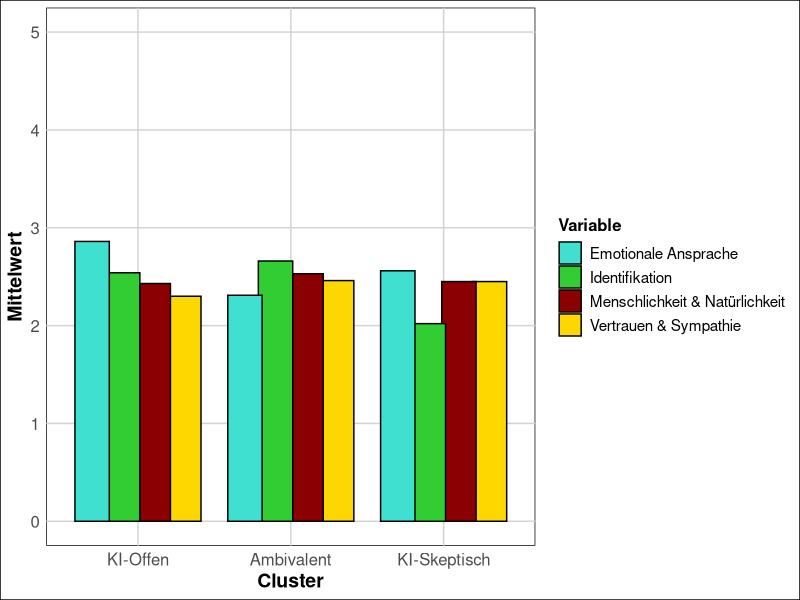

Generate this figure with R:
# =============================================================================
# CLUSTER MITTELWERTE KI-STYLE - KORREKTE DATEN
# =============================================================================

library(dplyr)
library(ggplot2)

cat("================================================================================\n")
cat("CLUSTER MITTELWERTE KI-STYLE - KORREKTE DATEN\n")
cat("================================================================================\n")

# Load real data (Bereinigte Daten von WhatsApp Business.csv)
cat("Lade Bereinigte Daten von WhatsApp Business.csv...\n")
data <- read.delim("organized/data/Bereinigte Daten von WhatsApp Business.csv", 
                   fileEncoding = "UTF-16LE", stringsAsFactors = FALSE)

cat("Daten erfolgreich geladen\n")
cat("Anzahl Zeilen:", nrow(data), "\n")
cat("Anzahl Spalten:", ncol(data), "\n")

# Filter data (FINISHED=1 and AB01=1 for KI group only)
data_processed <- data %>%
  filter(FINISHED == 1, AB01 == 1)

cat("Daten gefiltert (KI-Gruppe)\n")
cat("Anzahl KI-Fälle:", nrow(data_processed), "\n")

# Calculate composite scores for KI group
cat("\n=== COMPOSITE SCORES BERECHNUNG ===\n")

# MN composite
mn_cols <- c("MN01_01", "MN01_02", "MN01_03", "MN01_04", "MN01_05", "MN01_06", "MN01_07")
mn_score <- rowMeans(data_processed[, mn_cols], na.rm = TRUE)

# VS composite
vs_cols <- c("VS01_01", "VS01_02", "VS01_03", "VS01_04", "VS01_05", "VS01_06", "VS01_07", "VS01_08")
vs_score <- rowMeans(data_processed[, vs_cols], na.rm = TRUE)

# EA composite
ea_cols <- c("EA01_01", "EA01_02", "EA01_03", "EA01_04", "EA01_05")
ea_score <- rowMeans(data_processed[, ea_cols], na.rm = TRUE)

# ID composite
id_cols <- c("ID01_01", "ID01_02", "ID01_03", "ID01_04")
id_score <- rowMeans(data_processed[, id_cols], na.rm = TRUE)

cat("✓ Composite Scores berechnet\n")

# Create clustering data
cluster_data <- data.frame(
  VS = vs_score,
  MN = mn_score,
  ID = id_score,
  EA = ea_score
)

# Perform k-means clustering
cat("\n=== K-MEANS CLUSTERING ===\n")
set.seed(123)  # For reproducibility
kmeans_result <- kmeans(cluster_data, centers = 3, nstart = 25)
clusters <- kmeans_result$cluster

cat("✓ Clustering durchgeführt\n")
cat("Cluster-Verteilung:\n")
print(table(clusters))

# Calculate cluster means
cat("\n=== CLUSTER-MITTELWERTE ===\n")

cluster_means <- data.frame(
  Cluster = paste("Cluster", 1:3),
  n = as.numeric(table(clusters)),
  VS = round(tapply(vs_score, clusters, mean), 2),
  MN = round(tapply(mn_score, clusters, mean), 2),
  ID = round(tapply(id_score, clusters, mean), 2),
  EA = round(tapply(ea_score, clusters, mean), 2)
)

cat("Berechnete Cluster-Mittelwerte:\n")
print(cluster_means)

# Assign meaningful cluster names (logical approach based on actual values)
cat("\n=== CLUSTER-NAMEN ZUORDNUNG ===\n")

# Calculate overall mean for each cluster
cluster_means_raw <- data.frame(
  Cluster_Number = 1:3,
  n = as.numeric(table(clusters)),
  VS = round(tapply(vs_score, clusters, mean), 2),
  MN = round(tapply(mn_score, clusters, mean), 2),
  ID = round(tapply(id_score, clusters, mean), 2),
  EA = round(tapply(ea_score, clusters, mean), 2)
)

cluster_means_raw$overall_mean <- (cluster_means_raw$VS + cluster_means_raw$MN + 
                                   cluster_means_raw$ID + cluster_means_raw$EA) / 4

# Sort clusters by overall mean (highest to lowest)
cluster_ranking <- order(cluster_means_raw$overall_mean, decreasing = TRUE)

# Assign labels based on ranking
cluster_names <- character(3)
cluster_names[cluster_ranking[1]] <- "KI-Offen"      # Highest values
cluster_names[cluster_ranking[2]] <- "Ambivalent"    # Medium values
cluster_names[cluster_ranking[3]] <- "KI-Skeptisch"  # Lowest values

# Create final results table with logical cluster mapping
cluster_summary <- data.frame(
  Cluster_Number = 1:3,
  Cluster_Name = cluster_names,
  n = cluster_means_raw$n,
  VS = cluster_means_raw$VS,
  MN = cluster_means_raw$MN,
  ID = cluster_means_raw$ID,
  EA = cluster_means_raw$EA
)

cat("Finale Cluster-Ergebnisse:\n")
print(cluster_summary)

# Prepare data for plotting
plot_data <- data.frame(
  Cluster = rep(cluster_summary$Cluster_Name, 4),
  Variable = rep(c("Vertrauen & Sympathie", "Menschlichkeit & Natürlichkeit", 
                   "Identifikation", "Emotionale Ansprache"), each = 3),
  Mittelwert = c(cluster_summary$VS, cluster_summary$MN, 
                 cluster_summary$ID, cluster_summary$EA)
)

# Set factor levels for proper ordering
plot_data$Cluster <- factor(plot_data$Cluster, 
                           levels = c("KI-Offen", "Ambivalent", "KI-Skeptisch"))
plot_data$Variable <- factor(plot_data$Variable, 
                            levels = c("Emotionale Ansprache", "Identifikation", 
                                     "Menschlichkeit & Natürlichkeit", "Vertrauen & Sympathie"))

cat("\n=== PLOT-DATEN VORBEREITET ===\n")
print(plot_data)

# Create the plot
cat("\n=== ERSTELLE CLUSTER-MITTELWERTE PLOT ===\n")

p <- ggplot(plot_data, aes(x = Cluster, y = Mittelwert, fill = Variable)) +
  geom_bar(stat = "identity", position = position_dodge(width = 0.8), 
           color = "black", linewidth = 0.5) +
  scale_fill_manual(values = c("Emotionale Ansprache" = "turquoise", 
                               "Identifikation" = "limegreen",
                               "Menschlichkeit & Natürlichkeit" = "darkred",
                               "Vertrauen & Sympathie" = "gold")) +
  labs(x = "Cluster",
       y = "Mittelwert",
       fill = "Variable") +
  theme_minimal() +
  theme(
    axis.title = element_text(size = 14, face = "bold"),
    axis.text = element_text(size = 12),
    legend.title = element_text(size = 12, face = "bold"),
    legend.text = element_text(size = 11),
    panel.grid.major = element_line(color = "lightgray"),
    panel.grid.minor = element_blank(),
    panel.background = element_rect(fill = "white"),
    plot.background = element_rect(fill = "white")
  ) +
  scale_y_continuous(limits = c(0, 5), breaks = seq(0, 5, 1))

# Create directory if it doesn't exist
dir.create("organized/output/images", recursive = TRUE, showWarnings = FALSE)

# Save plot
ggsave("organized/output/images/cluster_mittelwerte_ki_style.png", 
       plot = p, width = 10, height = 6, dpi = 300, bg = "white")

cat("\n✓ Cluster-Mittelwerte Plot erstellt: organized/output/images/cluster_mittelwerte_ki_style.png\n")

cat("\n================================================================================\n")
cat("CLUSTER MITTELWERTE KI-STYLE ABGESCHLOSSEN\n")
cat("================================================================================\n")
cat("• cluster_mittelwerte_ki_style.png (KI-Cluster-Mittelwerte Visualisierung)\n")
cat("• Gruppiertes Balkendiagramm mit 4 Variablen pro Cluster\n")
cat("• Cluster-Namen konsistent mit README.md\n")
cat("• Verwendet Bereinigte Daten von WhatsApp Business.csv\n")
cat("• N-Werte: KI =", nrow(data_processed), "\n")
cat("• Farbschema: turquoise, limegreen, darkred, gold\n")
cat("================================================================================\n") 